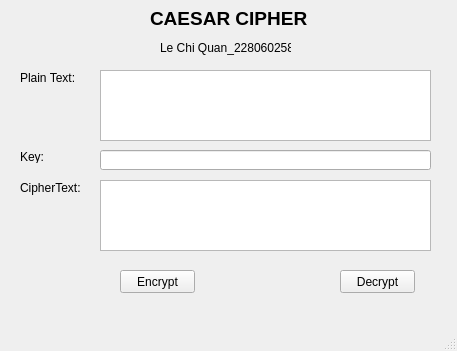
<?xml version="1.0" encoding="UTF-8"?>
<ui version="4.0">
 <class>MainWindow</class>
 <widget class="QMainWindow" name="MainWindow">
  <property name="geometry">
   <rect>
    <x>0</x>
    <y>0</y>
    <width>457</width>
    <height>351</height>
   </rect>
  </property>
  <property name="windowTitle">
   <string>Caesar Cipher</string>
  </property>
  <widget class="QWidget" name="centralwidget">
   <widget class="QLabel" name="label">
    <property name="geometry">
     <rect>
      <x>150</x>
      <y>10</y>
      <width>161</width>
      <height>16</height>
     </rect>
    </property>
    <property name="font">
     <font>
      <pointsize>14</pointsize>
      <weight>75</weight>
      <bold>true</bold>
     </font>
    </property>
    <property name="text">
     <string>CAESAR CIPHER</string>
    </property>
   </widget>
   <widget class="QLabel" name="label_2">
    <property name="geometry">
     <rect>
      <x>20</x>
      <y>70</y>
      <width>71</width>
      <height>16</height>
     </rect>
    </property>
    <property name="text">
     <string>Plain Text:</string>
    </property>
   </widget>
   <widget class="QLabel" name="label_3">
    <property name="geometry">
     <rect>
      <x>20</x>
      <y>150</y>
      <width>47</width>
      <height>13</height>
     </rect>
    </property>
    <property name="text">
     <string>Key:</string>
    </property>
   </widget>
   <widget class="QLineEdit" name="txt_key">
    <property name="geometry">
     <rect>
      <x>100</x>
      <y>150</y>
      <width>331</width>
      <height>20</height>
     </rect>
    </property>
   </widget>
   <widget class="QLabel" name="label_4">
    <property name="geometry">
     <rect>
      <x>20</x>
      <y>180</y>
      <width>71</width>
      <height>16</height>
     </rect>
    </property>
    <property name="text">
     <string>CipherText:</string>
    </property>
   </widget>
   <widget class="QPushButton" name="btn_encrypt">
    <property name="geometry">
     <rect>
      <x>120</x>
      <y>270</y>
      <width>75</width>
      <height>23</height>
     </rect>
    </property>
    <property name="text">
     <string>Encrypt</string>
    </property>
   </widget>
   <widget class="QPushButton" name="btn_decrypt">
    <property name="geometry">
     <rect>
      <x>340</x>
      <y>270</y>
      <width>75</width>
      <height>23</height>
     </rect>
    </property>
    <property name="text">
     <string>Decrypt</string>
    </property>
   </widget>
   <widget class="QTextEdit" name="txt_plain_text">
    <property name="geometry">
     <rect>
      <x>100</x>
      <y>70</y>
      <width>331</width>
      <height>71</height>
     </rect>
    </property>
   </widget>
   <widget class="QTextEdit" name="txt_cipher_text">
    <property name="geometry">
     <rect>
      <x>100</x>
      <y>180</y>
      <width>331</width>
      <height>71</height>
     </rect>
    </property>
   </widget>
   <widget class="QLabel" name="label_5">
    <property name="geometry">
     <rect>
      <x>160</x>
      <y>40</y>
      <width>131</width>
      <height>16</height>
     </rect>
    </property>
    <property name="text">
     <string>Le Chi Quan_2280602580</string>
    </property>
   </widget>
  </widget>
  <widget class="QMenuBar" name="menubar">
   <property name="geometry">
    <rect>
     <x>0</x>
     <y>0</y>
     <width>457</width>
     <height>21</height>
    </rect>
   </property>
  </widget>
  <widget class="QStatusBar" name="statusbar"/>
 </widget>
 <tabstops>
  <tabstop>txt_plain_text</tabstop>
  <tabstop>txt_key</tabstop>
  <tabstop>txt_cipher_text</tabstop>
  <tabstop>btn_encrypt</tabstop>
  <tabstop>btn_decrypt</tabstop>
 </tabstops>
 <resources/>
 <connections/>
</ui>
